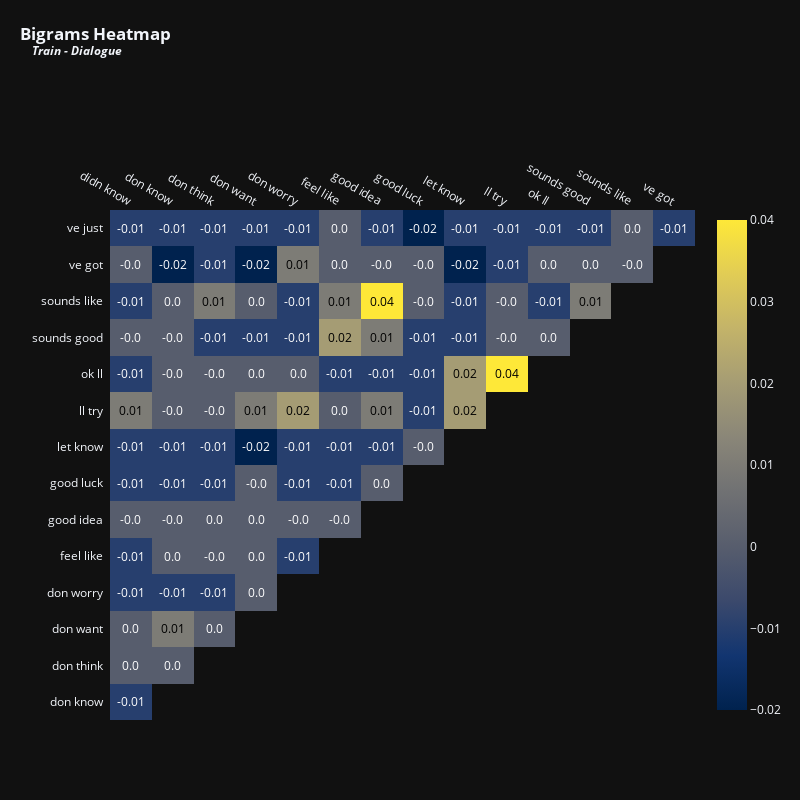

Notebook code cell kept with this figure:
### Markdown cell above
<p style="font-family: Calibri, serif; text-align: left;
          font-size: 24px; letter-spacing: .85px;color: #02011a">Let's now analyze bigrams across dialogues and summaries.</p>

### Code cell
vectorizer = TfidfVectorizer(max_features = 15,stop_words = 'english',ngram_range = (2,2)) # Top 15 terms
x = vectorizer.fit_transform(train['dialogue'].fillna(''))
df_tfidfvect = pd.DataFrame(x.toarray(), columns=vectorizer.get_feature_names_out())
plot_correlation(df_tfidfvect, 'Bigrams', 'Train - Dialogue', 800, 800, 12)

### Figure 1 — Plotly figure (JSON) as saved in the notebook; plotly's stock layout.template omitted (floating-point values rounded to 4 significant figures)
{"data": [{"colorscale": [[0, "#00224e"], [0.1111, "#123570"], [0.2222, "#3b496c"], [0.3333, "#575d6d"], [0.4444, "#707173"], [0.5556, "#8a8678"], [0.6667, "#a59c74"], [0.7778, "#c3b369"], [0.8889, "#e1cc55"], [1, "#fee838"]], "reversescale": false, "showscale": false, "x": ["didn know", "don know", "don think", "don want", "don worry", "feel like", "good idea", "good luck", "let know", "ll try", "ok ll", "sounds good", "sounds like", "ve got"], "y": ["ve just", "ve got", "sounds like", "sounds good", "ok ll", "ll try", "let know", "good luck", "good idea", "feel like", "don worry", "don want", "don think", "don know"], "z": [[-0.01, -0.01, -0.01, -0.01, -0.01, 0, -0.01, -0.02, -0.01, -0.01, -0.01, -0.01, 0, -0.01], [0, -0.02, -0.01, -0.02, 0.01, 0, 0, 0, -0.02, -0.01, 0, 0, 0], [-0.01, 0, 0.01, 0, -0.01, 0.01, 0.04, 0, -0.01, 0, -0.01, 0.01], [0, 0, -0.01, -0.01, -0.01, 0.02, 0.01, -0.01, -0.01, 0, 0], [-0.01, 0, 0, 0, 0, -0.01, -0.01, -0.01, 0.02, 0.04], [0.01, 0, 0, 0.01, 0.02, 0, 0.01, -0.01, 0.02], [-0.01, -0.01, -0.01, -0.02, -0.01, -0.01, -0.01, 0], [-0.01, -0.01, -0.01, 0, -0.01, -0.01, 0], [0, 0, 0, 0, 0, 0], [-0.01, 0, 0, 0, -0.01], [-0.01, -0.01, -0.01, 0], [0, 0.01, 0], [0, 0], [-0.01]], "type": "heatmap"}, {"colorscale": [[0, "#00224e"], [0.1111, "#123570"], [0.2222, "#3b496c"], [0.3333, "#575d6d"], [0.4444, "#707173"], [0.5556, "#8a8678"], [0.6667, "#a59c74"], [0.7778, "#c3b369"], [0.8889, "#e1cc55"], [1, "#fee838"]], "showscale": true, "visible": true, "z": [[-0.01, -0.01, -0.01, -0.01, -0.01, 0, -0.01, -0.02, -0.01, -0.01, -0.01, -0.01, 0, -0.01], [0, -0.02, -0.01, -0.02, 0.01, 0, 0, 0, -0.02, -0.01, 0, 0, 0], [-0.01, 0, 0.01, 0, -0.01, 0.01, 0.04, 0, -0.01, 0, -0.01, 0.01], [0, 0, -0.01, -0.01, -0.01, 0.02, 0.01, -0.01, -0.01, 0, 0], [-0.01, 0, 0, 0, 0, -0.01, -0.01, -0.01, 0.02, 0.04], [0.01, 0, 0, 0.01, 0.02, 0, 0.01, -0.01, 0.02], [-0.01, -0.01, -0.01, -0.02, -0.01, -0.01, -0.01, 0], [-0.01, -0.01, -0.01, 0, -0.01, -0.01, 0], [0, 0, 0, 0, 0, 0], [-0.01, 0, 0, 0, -0.01], [-0.01, -0.01, -0.01, 0], [0, 0.01, 0], [0, 0], [-0.01]], "type": "heatmap"}], "layout": {"annotations": [{"font": {"color": "#FFFFFF", "size": 12}, "showarrow": false, "text": "-0.01", "x": "didn know", "xref": "x", "y": "ve just", "yref": "y"}, {"font": {"color": "#FFFFFF", "size": 12}, "showarrow": false, "text": "-0.01", "x": "don know", "xref": "x", "y": "ve just", "yref": "y"}, {"font": {"color": "#FFFFFF", "size": 12}, "showarrow": false, "text": "-0.01", "x": "don think", "xref": "x", "y": "ve just", "yref": "y"}, {"font": {"color": "#FFFFFF", "size": 12}, "showarrow": false, "text": "-0.01", "x": "don want", "xref": "x", "y": "ve just", "yref": "y"}, {"font": {"color": "#FFFFFF", "size": 12}, "showarrow": false, "text": "-0.01", "x": "don worry", "xref": "x", "y": "ve just", "yref": "y"}, {"font": {"color": "#FFFFFF", "size": 12}, "showarrow": false, "text": "0.0", "x": "feel like", "xref": "x", "y": "ve just", "yref": "y"}, {"font": {"color": "#FFFFFF", "size": 12}, "showarrow": false, "text": "-0.01", "x": "good idea", "xref": "x", "y": "ve just", "yref": "y"}, {"font": {"color": "#FFFFFF", "size": 12}, "showarrow": false, "text": "-0.02", "x": "good luck", "xref": "x", "y": "ve just", "yref": "y"}, {"font": {"color": "#FFFFFF", "size": 12}, "showarrow": false, "text": "-0.01", "x": "let know", "xref": "x", "y": "ve just", "yref": "y"}, {"font": {"color": "#FFFFFF", "size": 12}, "showarrow": false, "text": "-0.01", "x": "ll try", "xref": "x", "y": "ve just", "yref": "y"}, {"font": {"color": "#FFFFFF", "size": 12}, "showarrow": false, "text": "-0.01", "x": "ok ll", "xref": "x", "y": "ve just", "yref": "y"}, {"font": {"color": "#FFFFFF", "size": 12}, "showarrow": false, "text": "-0.01", "x": "sounds good", "xref": "x", "y": "ve just", "yref": "y"}, {"font": {"color": "#FFFFFF", "size": 12}, "showarrow": false, "text": "0.0", "x": "sounds like", "xref": "x", "y": "ve just", "yref": "y"}, {"font": {"color": "#FFFFFF", "size": 12}, "showarrow": false, "text": "-0.01", "x": "ve got", "xref": "x", "y": "ve just", "yref": "y"}, {"font": {"color": "#FFFFFF", "size": 12}, "showarrow": false, "text": "-0.0", "x": "didn know", "xref": "x", "y": "ve got", "yref": "y"}, {"font": {"color": "#FFFFFF", "size": 12}, "showarrow": false, "text": "-0.02", "x": "don know", "xref": "x", "y": "ve got", "yref": "y"}, {"font": {"color": "#FFFFFF", "size": 12}, "showarrow": false, "text": "-0.01", "x": "don think", "xref": "x", "y": "ve got", "yref": "y"}, {"font": {"color": "#FFFFFF", "size": 12}, "showarrow": false, "text": "-0.02", "x": "don want", "xref": "x", "y": "ve got", "yref": "y"}, {"font": {"color": "#000000", "size": 12}, "showarrow": false, "text": "0.01", "x": "don worry", "xref": "x", "y": "ve got", "yref": "y"}, {"font": {"color": "#FFFFFF", "size": 12}, "showarrow": false, "text": "0.0", "x": "feel like", "xref": "x", "y": "ve got", "yref": "y"}, {"font": {"color": "#FFFFFF", "size": 12}, "showarrow": false, "text": "-0.0", "x": "good idea", "xref": "x", "y": "ve got", "yref": "y"}, {"font": {"color": "#FFFFFF", "size": 12}, "showarrow": false, "text": "-0.0", "x": "good luck", "xref": "x", "y": "ve got", "yref": "y"}, {"font": {"color": "#FFFFFF", "size": 12}, "showarrow": false, "text": "-0.02", "x": "let know", "xref": "x", "y": "ve got", "yref": "y"}, {"font": {"color": "#FFFFFF", "size": 12}, "showarrow": false, "text": "-0.01", "x": "ll try", "xref": "x", "y": "ve got", "yref": "y"}, {"font": {"color": "#FFFFFF", "size": 12}, "showarrow": false, "text": "0.0", "x": "ok ll", "xref": "x", "y": "ve got", "yref": "y"}, {"font": {"color": "#FFFFFF", "size": 12}, "showarrow": false, "text": "0.0", "x": "sounds good", "xref": "x", "y": "ve got", "yref": "y"}, {"font": {"color": "#FFFFFF", "size": 12}, "showarrow": false, "text": "-0.0", "x": "sounds like", "xref": "x", "y": "ve got", "yref": "y"}, {"font": {"color": "#FFFFFF", "size": 12}, "showarrow": false, "text": "-0.01", "x": "didn know", "xref": "x", "y": "sounds like", "yref": "y"}, {"font": {"color": "#FFFFFF", "size": 12}, "showarrow": false, "text": "0.0", "x": "don know", "xref": "x", "y": "sounds like", "yref": "y"}, {"font": {"color": "#000000", "size": 12}, "showarrow": false, "text": "0.01", "x": "don think", "xref": "x", "y": "sounds like", "yref": "y"}, {"font": {"color": "#FFFFFF", "size": 12}, "showarrow": false, "text": "0.0", "x": "don want", "xref": "x", "y": "sounds like", "yref": "y"}, {"font": {"color": "#FFFFFF", "size": 12}, "showarrow": false, "text": "-0.01", "x": "don worry", "xref": "x", "y": "sounds like", "yref": "y"}, {"font": {"color": "#000000", "size": 12}, "showarrow": false, "text": "0.01", "x": "feel like", "xref": "x", "y": "sounds like", "yref": "y"}, {"font": {"color": "#000000", "size": 12}, "showarrow": false, "text": "0.04", "x": "good idea", "xref": "x", "y": "sounds like", "yref": "y"}, {"font": {"color": "#FFFFFF", "size": 12}, "showarrow": false, "text": "-0.0", "x": "good luck", "xref": "x", "y": "sounds like", "yref": "y"}, {"font": {"color": "#FFFFFF", "size": 12}, "showarrow": false, "text": "-0.01", "x": "let know", "xref": "x", "y": "sounds like", "yref": "y"}, {"font": {"color": "#FFFFFF", "size": 12}, "showarrow": false, "text": "-0.0", "x": "ll try", "xref": "x", "y": "sounds like", "yref": "y"}, {"font": {"color": "#FFFFFF", "size": 12}, "showarrow": false, "text": "-0.01", "x": "ok ll", "xref": "x", "y": "sounds like", "yref": "y"}, {"font": {"color": "#000000", "size": 12}, "showarrow": false, "text": "0.01", "x": "sounds good", "xref": "x", "y": "sounds like", "yref": "y"}, {"font": {"color": "#FFFFFF", "size": 12}, "showarrow": false, "text": "-0.0", "x": "didn know", "xref": "x", "y": "sounds good", "yref": "y"}, {"font": {"color": "#FFFFFF", "size": 12}, "showarrow": false, "text": "-0.0", "x": "don know", "xref": "x", "y": "sounds good", "yref": "y"}, {"font": {"color": "#FFFFFF", "size": 12}, "showarrow": false, "text": "-0.01", "x": "don think", "xref": "x", "y": "sounds good", "yref": "y"}, {"font": {"color": "#FFFFFF", "size": 12}, "showarrow": false, "text": "-0.01", "x": "don want", "xref": "x", "y": "sounds good", "yref": "y"}, {"font": {"color": "#FFFFFF", "size": 12}, "showarrow": false, "text": "-0.01", "x": "don worry", "xref": "x", "y": "sounds good", "yref": "y"}, {"font": {"color": "#000000", "size": 12}, "showarrow": false, "text": "0.02", "x": "feel like", "xref": "x", "y": "sounds good", "yref": "y"}, {"font": {"color": "#000000", "size": 12}, "showarrow": false, "text": "0.01", "x": "good idea", "xref": "x", "y": "sounds good", "yref": "y"}, {"font": {"color": "#FFFFFF", "size": 12}, "showarrow": false, "text": "-0.01", "x": "good luck", "xref": "x", "y": "sounds good", "yref": "y"}, {"font": {"color": "#FFFFFF", "size": 12}, "showarrow": false, "text": "-0.01", "x": "let know", "xref": "x", "y": "sounds good", "yref": "y"}, {"font": {"color": "#FFFFFF", "size": 12}, "showarrow": false, "text": "-0.0", "x": "ll try", "xref": "x", "y": "sounds good", "yref": "y"}, {"font": {"color": "#FFFFFF", "size": 12}, "showarrow": false, "text": "0.0", "x": "ok ll", "xref": "x", "y": "sounds good", "yref": "y"}, {"font": {"color": "#FFFFFF", "size": 12}, "showarrow": false, "text": "-0.01", "x": "didn know", "xref": "x", "y": "ok ll", "yref": "y"}, {"font": {"color": "#FFFFFF", "size": 12}, "showarrow": false, "text": "-0.0", "x": "don know", "xref": "x", "y": "ok ll", "yref": "y"}, {"font": {"color": "#FFFFFF", "size": 12}, "showarrow": false, "text": "-0.0", "x": "don think", "xref": "x", "y": "ok ll", "yref": "y"}, {"font": {"color": "#FFFFFF", "size": 12}, "showarrow": false, "text": "0.0", "x": "don want", "xref": "x", "y": "ok ll", "yref": "y"}, {"font": {"color": "#FFFFFF", "size": 12}, "showarrow": false, "text": "0.0", "x": "don worry", "xref": "x", "y": "ok ll", "yref": "y"}, {"font": {"color": "#FFFFFF", "size": 12}, "showarrow": false, "text": "-0.01", "x": "feel like", "xref": "x", "y": "ok ll", "yref": "y"}, {"font": {"color": "#FFFFFF", "size": 12}, "showarrow": false, "text": "-0.01", "x": "good idea", "xref": "x", "y": "ok ll", "yref": "y"}, {"font": {"color": "#FFFFFF", "size": 12}, "showarrow": false, "text": "-0.01", "x": "good luck", "xref": "x", "y": "ok ll", "yref": "y"}, {"font": {"color": "#000000", "size": 12}, "showarrow": false, "text": "0.02", "x": "let know", "xref": "x", "y": "ok ll", "yref": "y"}, {"font": {"color": "#000000", "size": 12}, "showarrow": false, "text": "0.04", "x": "ll try", "xref": "x", "y": "ok ll", "yref": "y"}, {"font": {"color": "#000000", "size": 12}, "showarrow": false, "text": "0.01", "x": "didn know", "xref": "x", "y": "ll try", "yref": "y"}, {"font": {"color": "#FFFFFF", "size": 12}, "showarrow": false, "text": "-0.0", "x": "don know", "xref": "x", "y": "ll try", "yref": "y"}, {"font": {"color": "#FFFFFF", "size": 12}, "showarrow": false, "text": "-0.0", "x": "don think", "xref": "x", "y": "ll try", "yref": "y"}, {"font": {"color": "#000000", "size": 12}, "showarrow": false, "text": "0.01", "x": "don want", "xref": "x", "y": "ll try", "yref": "y"}, {"font": {"color": "#000000", "size": 12}, "showarrow": false, "text": "0.02", "x": "don worry", "xref": "x", "y": "ll try", "yref": "y"}, {"font": {"color": "#FFFFFF", "size": 12}, "showarrow": false, "text": "0.0", "x": "feel like", "xref": "x", "y": "ll try", "yref": "y"}, {"font": {"color": "#000000", "size": 12}, "showarrow": false, "text": "0.01", "x": "good idea", "xref": "x", "y": "ll try", "yref": "y"}, {"font": {"color": "#FFFFFF", "size": 12}, "showarrow": false, "text": "-0.01", "x": "good luck", "xref": "x", "y": "ll try", "yref": "y"}, {"font": {"color": "#000000", "size": 12}, "showarrow": false, "text": "0.02", "x": "let know", "xref": "x", "y": "ll try", "yref": "y"}, {"font": {"color": "#FFFFFF", "size": 12}, "showarrow": false, "text": "-0.01", "x": "didn know", "xref": "x", "y": "let know", "yref": "y"}, {"font": {"color": "#FFFFFF", "size": 12}, "showarrow": false, "text": "-0.01", "x": "don know", "xref": "x", "y": "let know", "yref": "y"}, {"font": {"color": "#FFFFFF", "size": 12}, "showarrow": false, "text": "-0.01", "x": "don think", "xref": "x", "y": "let know", "yref": "y"}, {"font": {"color": "#FFFFFF", "size": 12}, "showarrow": false, "text": "-0.02", "x": "don want", "xref": "x", "y": "let know", "yref": "y"}, {"font": {"color": "#FFFFFF", "size": 12}, "showarrow": false, "text": "-0.01", "x": "don worry", "xref": "x", "y": "let know", "yref": "y"}, {"font": {"color": "#FFFFFF", "size": 12}, "showarrow": false, "text": "-0.01", "x": "feel like", "xref": "x", "y": "let know", "yref": "y"}, {"font": {"color": "#FFFFFF", "size": 12}, "showarrow": false, "text": "-0.01", "x": "good idea", "xref": "x", "y": "let know", "yref": "y"}, {"font": {"color": "#FFFFFF", "size": 12}, "showarrow": false, "text": "-0.0", "x": "good luck", "xref": "x", "y": "let know", "yref": "y"}, {"font": {"color": "#FFFFFF", "size": 12}, "showarrow": false, "text": "-0.01", "x": "didn know", "xref": "x", "y": "good luck", "yref": "y"}, {"font": {"color": "#FFFFFF", "size": 12}, "showarrow": false, "text": "-0.01", "x": "don know", "xref": "x", "y": "good luck", "yref": "y"}, {"font": {"color": "#FFFFFF", "size": 12}, "showarrow": false, "text": "-0.01", "x": "don think", "xref": "x", "y": "good luck", "yref": "y"}, {"font": {"color": "#FFFFFF", "size": 12}, "showarrow": false, "text": "-0.0", "x": "don want", "xref": "x", "y": "good luck", "yref": "y"}, {"font": {"color": "#FFFFFF", "size": 12}, "showarrow": false, "text": "-0.01", "x": "don worry", "xref": "x", "y": "good luck", "yref": "y"}, {"font": {"color": "#FFFFFF", "size": 12}, "showarrow": false, "text": "-0.01", "x": "feel like", "xref": "x", "y": "good luck", "yref": "y"}, {"font": {"color": "#FFFFFF", "size": 12}, "showarrow": false, "text": "0.0", "x": "good idea", "xref": "x", "y": "good luck", "yref": "y"}, {"font": {"color": "#FFFFFF", "size": 12}, "showarrow": false, "text": "-0.0", "x": "didn know", "xref": "x", "y": "good idea", "yref": "y"}, {"font": {"color": "#FFFFFF", "size": 12}, "showarrow": false, "text": "-0.0", "x": "don know", "xref": "x", "y": "good idea", "yref": "y"}, {"font": {"color": "#FFFFFF", "size": 12}, "showarrow": false, "text": "0.0", "x": "don think", "xref": "x", "y": "good idea", "yref": "y"}, {"font": {"color": "#FFFFFF", "size": 12}, "showarrow": false, "text": "0.0", "x": "don want", "xref": "x", "y": "good idea", "yref": "y"}, {"font": {"color": "#FFFFFF", "size": 12}, "showarrow": false, "text": "-0.0", "x": "don worry", "xref": "x", "y": "good idea", "yref": "y"}, {"font": {"color": "#FFFFFF", "size": 12}, "showarrow": false, "text": "-0.0", "x": "feel like", "xref": "x", "y": "good idea", "yref": "y"}, {"font": {"color": "#FFFFFF", "size": 12}, "showarrow": false, "text": "-0.01", "x": "didn know", "xref": "x", "y": "feel like", "yref": "y"}, {"font": {"color": "#FFFFFF", "size": 12}, "showarrow": false, "text": "0.0", "x": "don know", "xref": "x", "y": "feel like", "yref": "y"}, {"font": {"color": "#FFFFFF", "size": 12}, "showarrow": false, "text": "-0.0", "x": "don think", "xref": "x", "y": "feel like", "yref": "y"}, {"font": {"color": "#FFFFFF", "size": 12}, "showarrow": false, "text": "0.0", "x": "don want", "xref": "x", "y": "feel like", "yref": "y"}, {"font": {"color": "#FFFFFF", "size": 12}, "showarrow": false, "text": "-0.01", "x": "don worry", "xref": "x", "y": "feel like", "yref": "y"}, {"font": {"color": "#FFFFFF", "size": 12}, "showarrow": false, "text": "-0.01", "x": "didn know", "xref": "x", "y": "don worry", "yref": "y"}, {"font": {"color": "#FFFFFF", "size": 12}, "showarrow": false, "text": "-0.01", "x": "don know", "xref": "x", "y": "don worry", "yref": "y"}, {"font": {"color": "#FFFFFF", "size": 12}, "showarrow": false, "text": "-0.01", "x": "don think", "xref": "x", "y": "don worry", "yref": "y"}, {"font": {"color": "#FFFFFF", "size": 12}, "showarrow": false, "text": "0.0", "x": "don want", "xref": "x", "y": "don worry", "yref": "y"}, {"font": {"color": "#FFFFFF", "size": 12}, "showarrow": false, "text": "0.0", "x": "didn know", "xref": "x", "y": "don want", "yref": "y"}, {"font": {"color": "#000000", "size": 12}, "showarrow": false, "text": "0.01", "x": "don know", "xref": "x", "y": "don want", "yref": "y"}, {"font": {"color": "#FFFFFF", "size": 12}, "showarrow": false, "text": "0.0", "x": "don think", "xref": "x", "y": "don want", "yref": "y"}, {"font": {"color": "#FFFFFF", "size": 12}, "showarrow": false, "text": "0.0", "x": "didn know", "xref": "x", "y": "don think", "yref": "y"}, {"font": {"color": "#FFFFFF", "size": 12}, "showarrow": false, "text": "0.0", "x": "don know", "xref": "x", "y": "don think", "yref": "y"}, {"font": {"color": "#FFFFFF", "size": 12}, "showarrow": false, "text": "-0.01", "x": "didn know", "xref": "x", "y": "don know", "yref": "y"}], "xaxis": {"dtick": 1, "gridcolor": "rgb(0, 0, 0)", "side": "top", "ticks": "", "showgrid": false, "type": "category", "range": [-0.5, 13.5], "autorange": true}, "yaxis": {"dtick": 1, "ticks": "", "ticksuffix": "  ", "autorange": true, "showgrid": false, "type": "category", "range": [13.5, -0.5]}, "title": {"text": "<b>Bigrams Heatmap<br><sup>&nbsp;&nbsp;&nbsp;&nbsp;<i>Train - Dialogue</i></sup></b>", "x": 0.025, "xanchor": "left", "y": 0.95}, "margin": {"t": 210, "l": 110}, "height": 800, "width": 800}}
